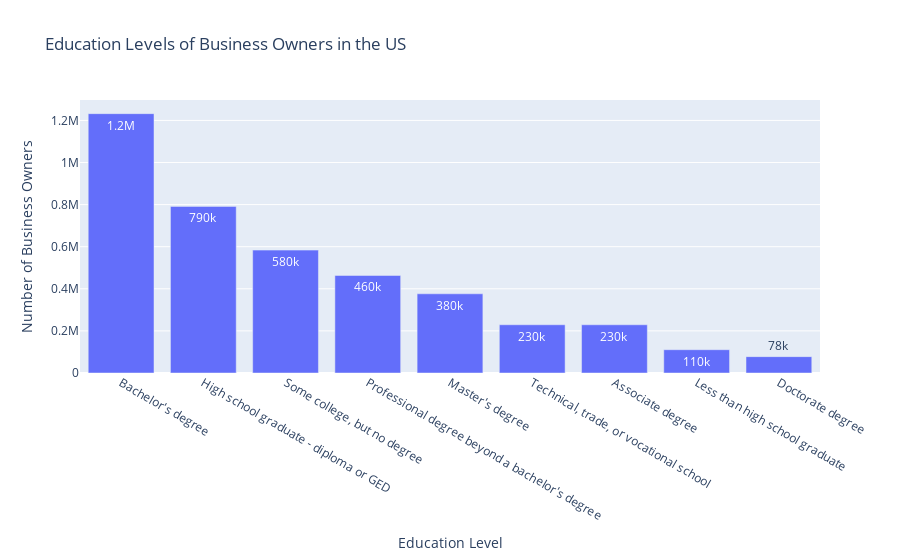

This figure's notebook cell:
### Markdown cell above
### Load: US VISUALIZATIONS: ALL DEGREES
-   Loading the filtered out US dataframe into plotly graphics using bar chart and tree map to show the number of business owners that hold what degree/education level in the US
-   Optionally can sort the values on Business Owner Number or not.

### Code cell
#plot the total as bar
newdf.sort_values(by='OWNPDEMP',ascending=False,inplace=True)
fig = px.bar(newdf,x='OWNCHAR_LABEL',y='OWNPDEMP',text_auto = '.2s',title="Education Levels of Business Owners in the US",
             labels ={"OWNCHAR_LABEL":"Education Level",
                    "OWNPDEMP":"Number of Business Owners"})

#fig.write_image(r"../images/education_bar_chart.png",format='png',engine='kaleido')
fig.show()

### Figure 1 — Plotly figure (JSON) as saved in the notebook; plotly's stock layout.template omitted (floating-point values rounded to 4 significant figures)
{"data": [{"alignmentgroup": "True", "hovertemplate": "Education Level=%{x}<br>Number of Business Owners=%{y}<extra></extra>", "legendgroup": "", "marker": {"color": "#636efa", "pattern": {"shape": ""}}, "name": "", "offsetgroup": "", "orientation": "v", "showlegend": false, "textposition": "auto", "texttemplate": "%{y:.2s}", "type": "bar", "x": ["Bachelor's degree", "High school graduate - diploma or GED", "Some college, but no degree", "Professional degree beyond a bachelor's degree", "Master's degree", "Technical, trade, or vocational school", "Associate degree", "Less than high school graduate", "Doctorate degree"], "xaxis": "x", "y": [1232195, 791649, 583812, 463423, 376334, 229223, 229161, 110743, 77752], "yaxis": "y"}], "layout": {"barmode": "relative", "legend": {"tracegroupgap": 0}, "title": {"text": "Education Levels of Business Owners in the US"}, "xaxis": {"anchor": "y", "domain": [0, 1], "title": {"text": "Education Level"}}, "yaxis": {"anchor": "x", "domain": [0, 1], "title": {"text": "Number of Business Owners"}}}}
